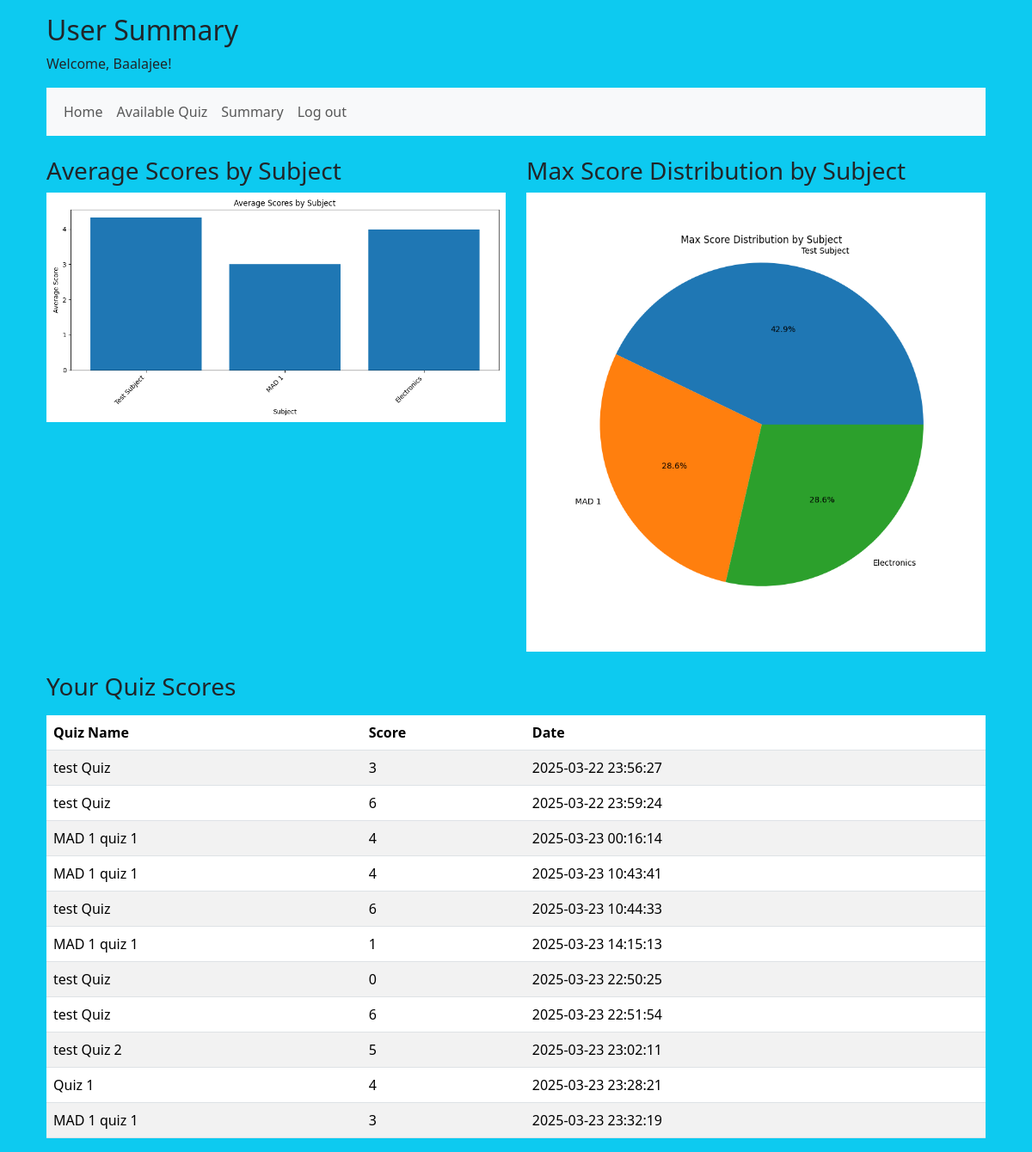
Page /user/summary (signed in) on the committed database.
### models/models.py (models this page shows)
class User(db.Model):
    __tablename__ = "users"
    id = db.Column(db.Integer, primary_key=True, autoincrement=True)
    username = db.Column(db.String(50), nullable=False, unique=True)
    email = db.Column(db.String(100), nullable=False, unique=True)
    password = db.Column(db.String(255), nullable=False)
    full_name = db.Column(db.String(100), nullable=False)
    qualification = db.Column(db.String(50))
    dob = db.Column(db.Date)
    college = db.Column(db.String(100))
    roles = db.Column(db.String(50), nullable=False, default='user')
    scores = db.relationship('Score', back_populates='user',lazy=True)

class Score(db.Model):
    __tablename__ = "scores"
    id = db.Column(db.Integer, primary_key=True, autoincrement=True)
    quiz_id = db.Column(db.Integer, db.ForeignKey('quizzes.id'), nullable=False)
    user_id = db.Column(db.Integer, db.ForeignKey('users.id'), nullable=False)
    timestamp = db.Column(db.DateTime, default=datetime.utcnow)
    total_score = db.Column(db.Integer, nullable=False)
    quiz = db.relationship('Quiz', back_populates='scores')
    user = db.relationship('User', back_populates='scores')

class Quiz(db.Model):
    __tablename__ = "quizzes"
    id = db.Column(db.Integer, primary_key=True, autoincrement=True)
    chapter_id = db.Column(db.Integer, db.ForeignKey('chapters.id'), nullable=False)
    name = db.Column(db.String(50), nullable=False)
    description = db.Column(db.Text)
    remarks = db.Column(db.Text)
    date_of_quiz = db.Column(db.Date)
    chapter = db.relationship('Chapter', back_populates='quizzes')
    questions = db.relationship('Question', back_populates='quiz',cascade="all, delete-orphan")
    scores = db.relationship('Score', back_populates='quiz',cascade="all, delete-orphan")

### controllers/controllers.py (the view)
@controllers.route('/user/summary')
def user_summary():
    if not check_role('user'):
        flash('Access denied. You must be logged in as a user.')
        return redirect(url_for('controllers.login'))
    user_id = session.get('user_id')
    user = User.query.get_or_404(user_id)
    scores = Score.query.filter_by(user_id=user_id).all()
    subject_scores = defaultdict(list)
    for score in scores:
        subject_scores[score.quiz.chapter.subject.name].append(score.total_score)
    avg_scores = {subject: sum(scores) / len(scores) for subject, scores in subject_scores.items()}
    max_scores = {subject: max(scores) for subject, scores in subject_scores.items()}
    plt.figure(figsize=(10, 5))
    plt.bar(avg_scores.keys(), avg_scores.values())
    plt.title('Average Scores by Subject')
    plt.xlabel('Subject')
    plt.ylabel('Average Score')
    plt.xticks(rotation=45, ha='right')
    plt.tight_layout()
    bar_buffer = io.BytesIO()
    plt.savefig(bar_buffer, format='png')
    bar_buffer.seek(0)
    bar_chart = base64.b64encode(bar_buffer.getvalue()).decode()
    plt.close()
    plt.figure(figsize=(8, 8))
    plt.pie(max_scores.values(), labels=max_scores.keys(), autopct='%1.1f%%')
    plt.title('Max Score Distribution by Subject')
    plt.axis('equal')
    pie_buffer = io.BytesIO()
    plt.savefig(pie_buffer, format='png')
    pie_buffer.seek(0)
    pie_chart = base64.b64encode(pie_buffer.getvalue()).decode()
    plt.close()
    return render_template('user_summary.html', user=user, scores=scores,bar_chart=bar_chart, pie_chart=pie_chart)

### controllers/controllers.py (called while the page is built)
def check_role(role):
    if 'user_id' in session and session['role']==role:
        return True
    return False

### templates/user_summary.html (shortened to what this page needs)
{% extends 'layout.html' %}
{% block body %}
<div class="container">
    <h2>User Summary</h2>
    <p>Welcome, {{ user.username }}!</p>
    <nav class="navbar navbar-expand-sm bg-light">
        <div class="container-fluid">
            <ul class="navbar-nav">
                <li class="nav-item">
                    <a class="nav-link" href="{{url_for('controllers.user_dashboard')}}">Home</a>
                </li>
                <li>
                    <a class="nav-link" href ="{{url_for('controllers.available_quizzes')}}">Available Quiz</a>
                </li>
                <li>
                    <a class="nav-link" href ="{{url_for('controllers.user_summary')}}">Summary</a>
                </li>
                <li>
                    <a class="nav-link" href ="{{url_for('controllers.logout')}}">Log out</a>
                </li>
            </ul>
        </div>
    </nav>
    <div class="row mt-4">
        <div class="col-md-6">
            <h3>Average Scores by Subject</h3>
            <img alt="Bar Chart" style="width: 100%;">
        </div>
        <div class="col-md-6">
            <h3>Max Score Distribution by Subject</h3>
            <img alt="Pie Chart" style="width: 100%;">
        </div>
    </div>
    <h3 class="mt-4">Your Quiz Scores</h3>
    {% if scores %}
    <table class="table table-striped mt-3">
        <thead>
            <tr>
                <th>Quiz Name</th>
                <th>Score</th>
                <th>Date</th>
            </tr>
        </thead>
        <tbody>
            {% for score in scores %}
            <tr>
                <td>{{ score.quiz.name }}</td>
                <td>{{ score.total_score }}</td>
                <td>{{ score.timestamp.strftime('%Y-%m-%d %H:%M:%S') }}</td>
            </tr>
            {% endfor %}
        </tbody>
    </table>
    {% else %}
    <p>No quiz attempts recorded yet.</p>
    {% endif %}
</div>
{% endblock %}

### rows in the picture
User: username "Baalajee"
Score: quiz.name "test Quiz", total_score "3", timestamp "2025-03-22 23:56:27"
Score: quiz.name "test Quiz", total_score "6", timestamp "2025-03-22 23:59:24"
Score: quiz.name "MAD 1 quiz 1", total_score "4", timestamp "2025-03-23 00:16:14"
Score: quiz.name "MAD 1 quiz 1", total_score "4", timestamp "2025-03-23 10:43:41"
Score: quiz.name "test Quiz", total_score "6", timestamp "2025-03-23 10:44:33"
Score: quiz.name "MAD 1 quiz 1", total_score "1", timestamp "2025-03-23 14:15:13"
Score: quiz.name "test Quiz", total_score "0", timestamp "2025-03-23 22:50:25"
Score: quiz.name "test Quiz", total_score "6", timestamp "2025-03-23 22:51:54"
Score: quiz.name "test Quiz 2", total_score "5", timestamp "2025-03-23 23:02:11"
Score: quiz.name "Quiz 1", total_score "4", timestamp "2025-03-23 23:28:21"
Score: quiz.name "MAD 1 quiz 1", total_score "3", timestamp "2025-03-23 23:32:19"
